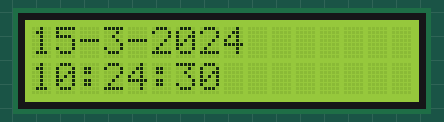
Simulated run of this sketch. Board: Arduino Uno, built with avr-gcc and run on an emulated ATmega328P. Parts: 16×2 character LCD. The local clock reads 2024-03-15 10:24:30 at power-on unless the sketch sets it.

Above: at 0.1 s.
At 5.1 s:
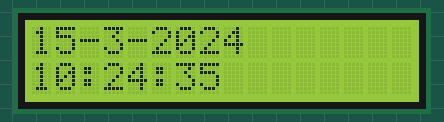
At 10.1 s:
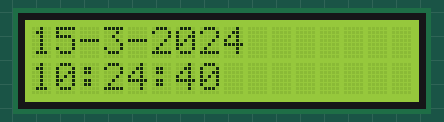
At 19.1 s:
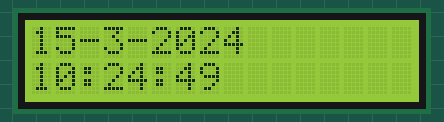
At 27.1 s:
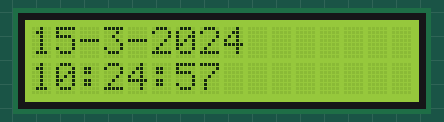
At 37.1 s:
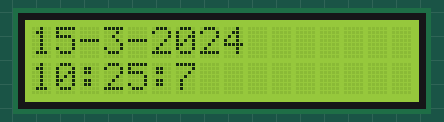

The sketch:

Bolum14DS1307LCDSaat.ino
```cpp
#include <LiquidCrystal_I2C.h>
LiquidCrystal_I2C lcd(0x27,16,2);


#include <Wire.h>
#include "RTClib.h"

RTC_DS1307 rtc;

void setup () {
lcd.begin();
lcd.backlight();
lcd.home();

}

void loop () {
    DateTime now = rtc.now();
    lcd.setCursor(0,0);
    lcd.print(now.day(), DEC);
    lcd.print("-");
    lcd.print(now.month(), DEC);
    lcd.print("-");
    lcd.print(now.year(), DEC);
    lcd.setCursor(0,1);
    lcd.print(now.hour(), DEC);
    lcd.print(":");
    lcd.print(now.minute(), DEC);
    lcd.print(":");
    lcd.print(now.second(), DEC);
    lcd.print("      ");
    delay(50);

}
```

Measured:
- what the display in image 1 shows lasts 1.1 s, from 5.0 s to 6.1 s
